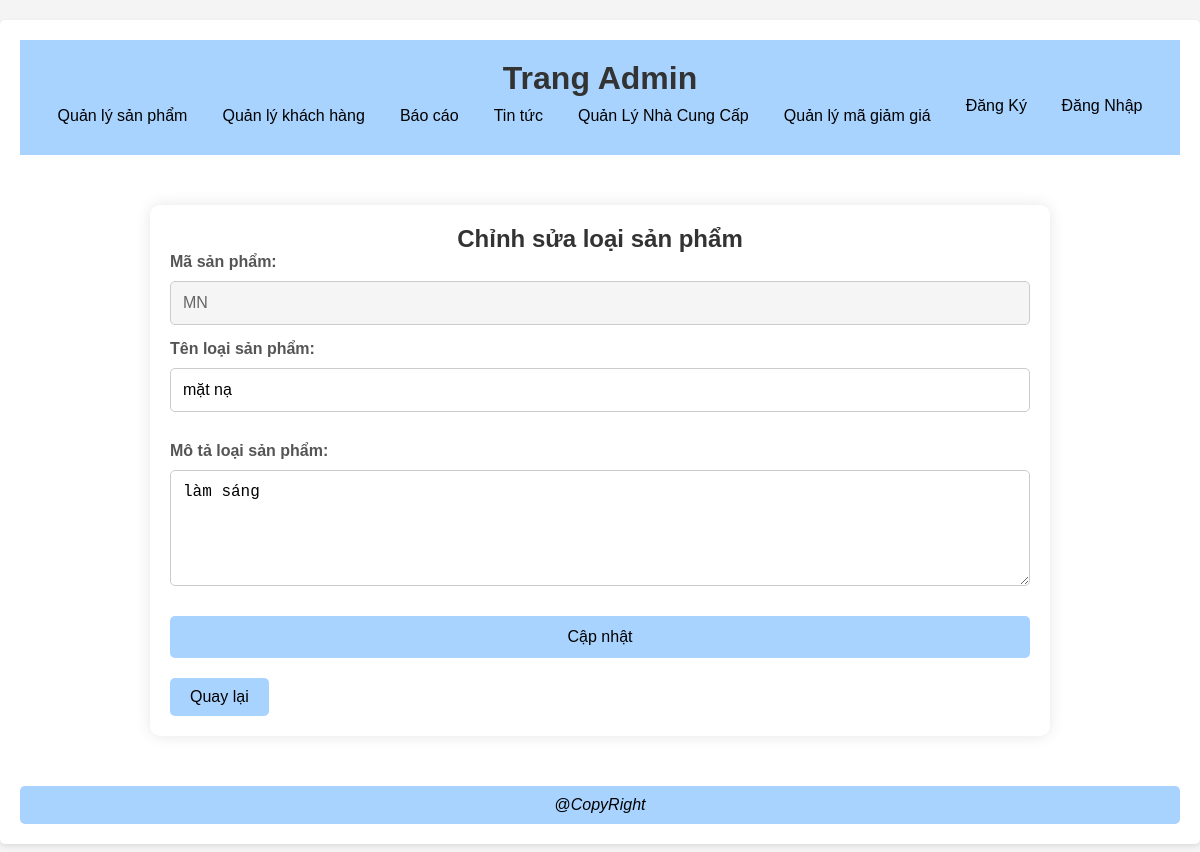
The page /AdProductType/edit/MN on the database its author committed.
### tables this page shows
CREATE TABLE `adproducttype` (
  `Ma_loaisp` varchar(50) NOT NULL,
  `Ten_loaisp` varchar(50) NOT NULL,
  `Mota_loaisp` text NOT NULL
);

### mvc/core/Controller.php (called while the page is built, shortened)
<?php
class Controller{
    public function model($model){
        return new $model;
    }
    public function view($view, $data=[]){
        require_once "./mvc/views/".$view.".php";
    }
}
?>

### mvc/core/App.php (called while the page is built, shortened)
<?php
class App{
    protected $action="getShow";
    function __construct(){
        $arr = $this->UrlProcess();
        if( file_exists("./mvc/controllers/".$arr[0].".php") ){
            unset($arr[0]);
        }
        $this->controller = new $this->controller;
        if(isset($arr[1])){
            if( method_exists( $this->controller , $arr[1]) ){
                $this->action = $arr[1];
            }
            unset($arr[1]);
        }
        $this->params = $arr?array_values($arr):[];
        call_user_func_array([$this->controller, $this->action], $this->params );
    }
    function UrlProcess(){
        if( isset($_GET["url"]) ){
            return explode("/", filter_var(trim($_GET["url"], "/")));
        }
    }
}
?>

### index.php (called while the page is built, shortened)
<?php
$myApp = new App();
?>

### mvc/core/DB.php (called while the page is built, shortened)
<?php
class DB {
    public function __construct(){
        $host = "localhost";
        $dbname = "website";
        $username = "root";
        $password = "";
        try {
            $this->con = new PDO("mysql:host=$host;dbname=$dbname", $username, $password);
        } catch (PDOException $e) {
            echo "Connection failed: " . $e->getMessage();
        }
    }
}

### mvc/models/AdProductTypeModel.php (called while the page is built, shortened)
<?php
class AdProductTypeModel extends DB {
    public function getAdProductTypeById($id) {
        $sql = "SELECT * FROM adproducttype WHERE Ma_loaisp = :id";
        $stm = $this->con->prepare($sql);
        $stm->bindParam(':id', $id);
        $stm->execute();
        return $stm->fetch(PDO::FETCH_ASSOC);
    }
}

### mvc/views/AdminPages/AdProductType/Edit_AdProductType.php (the view, shortened to what this page needs)
<!DOCTYPE html>
<html lang="vi">
<head>
</head>
<body>
    <div class="container">
            <h2>Chỉnh sửa loại sản phẩm</h2>
            <form action="" method="post">
                <div class="form-group">
                    <label for="txt_maloaisp">Mã sản phẩm:</label>
                    <input type="text" name="maloaisp" value="<?php echo $data['Adproducttype']['Ma_loaisp']; ?>" readonly style="color: #666; background-color: #f5f5f5;"/>
                    <label for="txt_tenloaisp">Tên loại sản phẩm:</label>
                    <input type="text" id="txt_tenloaisp" name="txt_tenloaisp" placeholder="Nhập tên loại sản phẩm" value="<?php echo $data['Adproducttype']['Ten_loaisp']; ?>"/>
                </div>
                <div class="form-group">
                    <label for="txt_motaloaisp">Mô tả loại sản phẩm:</label>
                    <textarea name="txt_motaloaisp" rows="5" required><?php echo htmlspecialchars($data['Adproducttype']['Mota_loaisp']); ?></textarea>
                </div>
                <button type="submit">Cập nhật</button>
            </form>
            <a href="<?php echo BASE_URL?>./AdProductType" class="btn">Quay lại</a>
    </div>
</body>
</html>

### public/styles/stylequantri.css (style rules this page uses)
* { margin: 0; padding: 0; box-sizing: border-box; }
body { font-family: Arial, sans-serif; background-color: #f4f4f4; margin: 0; padding: 0; }
.btn { display: inline-block; padding: 10px 20px; background-color: #a8d3ff; color: rgb(0, 0, 0); text-decoration: none; border-radius: 5px; margin-top: 20px; }
form { display: flex; flex-direction: column; gap: 15px; }
label { font-weight: bold; margin-bottom: 5px; }
input[type="text"], input[type="number"], input[type="file"], input[type="date"], textarea { padding: 10px; font-size: 16px; border: 1px solid #ddd; border-radius: 5px; width: 100%; }
textarea { resize: vertical; }
.container { max-width: 900px; margin: 50px auto; background-color: #fff; padding: 20px; box-shadow: 0 0 15px rgba(0, 0, 0, 0.1); border-radius: 10px; }
h2 { text-align: center; color: #333; }
.form-group { display: flex; flex-direction: column; }
label { display: block; margin-bottom: 5px; color: #555; font-weight: bold; }
input, select { width: 100%; padding: 10px; margin: 5px 0 15px; box-sizing: border-box; border: 1px solid #ccc; border-radius: 4px; }
input, input[type="text"], input[type="number"], input[type="date"], textarea, input[type="file"], select { width: 100%; padding: 12px; margin: 5px 0 15px; border: 1px solid #ccc; border-radius: 5px; box-sizing: border-box; transition: border-color 0.3s; }
button { width: 100%; padding: 12px; background-color: #a8d3ff; color: rgb(0, 0, 0); border: none; border-radius: 5px; cursor: pointer; font-size: 16px; transition: background-color 0.3s; }

### rows shown on the page
adproducttype: maloaisp "MN", txt_tenloaisp "mặt nạ", txt_motaloaisp "làm sáng"
